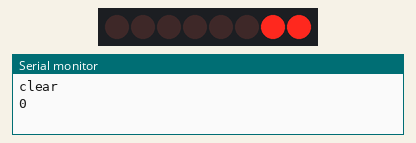
Recording of a sketch running on a simulated Arduino Uno, built with avr-gcc and run on an emulated ATmega328P. On the bench: 8 shift-register outputs drawn as a row of LEDs (first output left, lit = HIGH), the last lines printed to the serial monitor. Wiring (inferred from the names in the program): shift register (74HC595): data pin 8; shift clock pin 10; latch pin 9. Wiring (inferred from the signals the program sends): row of LEDs: on Q0, Q1, Q2, Q3, Q4, Q5, Q6, Q7.

Above: at 0.2 s.
At 1.2 s:
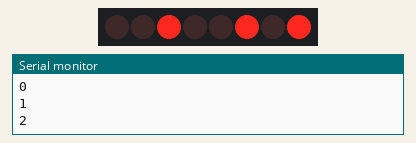
At 1.7 s:
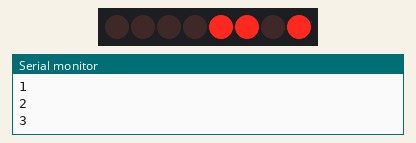
At 2.7 s:
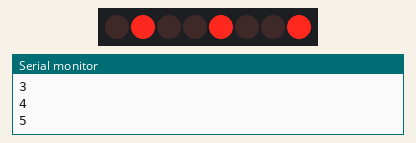
At 4.2 s:
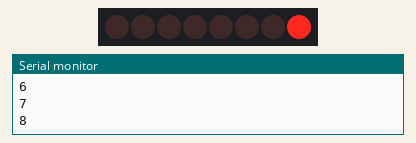
At 5.7 s:
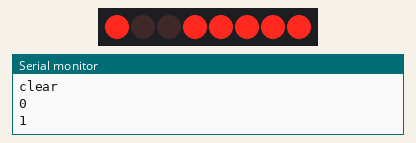
Timing chart, 0 to 6.5 s (numbered marks = the images above):
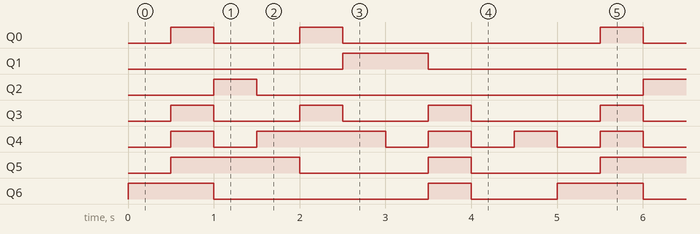

Measured:
- by itself, Q0: repeats every 5.0 s: LOW 1.0 s, HIGH 0.50 s, LOW 3.0 s, HIGH 0.50 s
- by itself, Q1: alternates HIGH for 1.0 s and LOW for 4.0 s
- by itself, Q2: alternates HIGH for 0.50 s and LOW for 4.5 s
- by itself, Q3: repeats every 5.0 s: 2 × (LOW 1.0 s, HIGH 0.50 s), LOW 1.5 s, HIGH 0.50 s
- by itself, Q4: repeats every 5.0 s: LOW 0.50 s, HIGH 1.5 s, 3 × (LOW 0.50 s, HIGH 0.50 s)
- by itself, Q5: repeats every 5.0 s: LOW 1.5 s, HIGH 0.50 s, LOW 1.5 s, HIGH 1.5 s
- by itself, Q6: repeats every 5.0 s: LOW 2.5 s, HIGH 0.50 s, LOW 1.0 s, HIGH 1.0 s

The sketch:

7_segment_hc595.ino
```cpp
int SER_Pin = 8;
int RCLK_Pin = 9;
int SRCLK_Pin = 10;

#define number_of_74hc595s 1
#define numOfRegisterPins number_of_74hc595s * 8

boolean registers[numOfRegisterPins];

void setup() {
	Serial.begin(9600);
	pinMode(SER_Pin, OUTPUT);
	pinMode(RCLK_Pin, OUTPUT);
	pinMode(SRCLK_Pin, OUTPUT);

	clearRegisters();
	writeRegisters();
}

void clearRegisters() {
	for(int i = numOfRegisterPins - 1; i >=  0; i--){
		registers[i] = LOW;
	}
}

void writeRegisters() {
	digitalWrite(RCLK_Pin, LOW);
	for(int i = numOfRegisterPins - 1; i >=  0; i--){
		digitalWrite(SRCLK_Pin, LOW);

		int val = registers[i];

		digitalWrite(SER_Pin, val);
		digitalWrite(SRCLK_Pin, HIGH);
	}

	digitalWrite(RCLK_Pin, HIGH);
}

void setRegisterPin(int index, int value) {
	registers[index] = value;
}

void writeNumber(int number) {
	switch(number) {
		case 0:
			setRegisterPin(0,HIGH);
			setRegisterPin(1,HIGH);
			setRegisterPin(2,HIGH);
			setRegisterPin(3,HIGH);
			setRegisterPin(4,HIGH);
			setRegisterPin(5,HIGH);
			setRegisterPin(6,LOW);
			setRegisterPin(7,LOW);
			break;
		case 1:
			setRegisterPin(0,LOW);
			setRegisterPin(1,HIGH);
			setRegisterPin(2,HIGH);
			setRegisterPin(3,LOW);
			setRegisterPin(4,LOW);
			setRegisterPin(5,LOW);
			setRegisterPin(6,LOW);
			setRegisterPin(7,LOW);
			break;
		case 2:
			setRegisterPin(0,HIGH);
			setRegisterPin(1,HIGH);
			setRegisterPin(2,LOW);
			setRegisterPin(3,HIGH);
			setRegisterPin(4,HIGH);
			setRegisterPin(5,LOW);
			setRegisterPin(6,HIGH);
			setRegisterPin(7,LOW);
			break;
		case 3:
			setRegisterPin(0,HIGH);
			setRegisterPin(1,HIGH);
			setRegisterPin(2,HIGH);
			setRegisterPin(3,HIGH);
			setRegisterPin(4,LOW);
			setRegisterPin(5,LOW);
			setRegisterPin(6,HIGH);
			setRegisterPin(7,LOW);
			break;
		case 4:
			setRegisterPin(0,LOW);
			setRegisterPin(1,HIGH);
			setRegisterPin(2,HIGH);
			setRegisterPin(3,LOW);
			setRegisterPin(4,LOW);
			setRegisterPin(5,HIGH);
			setRegisterPin(6,HIGH);
			setRegisterPin(7,LOW);
			break;
		case 5:
			setRegisterPin(0,HIGH);
			setRegisterPin(1,LOW);
			setRegisterPin(2,HIGH);
			setRegisterPin(3,HIGH);
			setRegisterPin(4,LOW);
			setRegisterPin(5,HIGH);
			setRegisterPin(6,HIGH);
			setRegisterPin(7,LOW);
			break;
		case 6:
			setRegisterPin(0,HIGH);
			setRegisterPin(1,LOW);
			setRegisterPin(2,HIGH);
			setRegisterPin(3,HIGH);
			setRegisterPin(4,HIGH);
			setRegisterPin(5,HIGH);
			setRegisterPin(6,HIGH);
			setRegisterPin(7,LOW);
			break;
		case 7:
			setRegisterPin(0,HIGH);
			setRegisterPin(1,HIGH);
			setRegisterPin(2,HIGH);
			setRegisterPin(3,LOW);
			setRegisterPin(4,LOW);
			setRegisterPin(5,LOW);
			setRegisterPin(6,LOW);
			setRegisterPin(7,LOW);
			break;
		case 8:
			setRegisterPin(0,HIGH);
			setRegisterPin(1,HIGH);
			setRegisterPin(2,HIGH);
			setRegisterPin(3,HIGH);
			setRegisterPin(4,HIGH);
			setRegisterPin(5,HIGH);
			setRegisterPin(6,HIGH);
			setRegisterPin(7,LOW);
			break;
		case 9:
			setRegisterPin(0,HIGH);
			setRegisterPin(1,HIGH);
			setRegisterPin(2,HIGH);
			setRegisterPin(3,HIGH);
			setRegisterPin(4,LOW);
			setRegisterPin(5,HIGH);
			setRegisterPin(6,HIGH);
			setRegisterPin(7,LOW);
			break;
		default:
			break;
    }

	writeRegisters();
}

void loop() {
	Serial.println("clear");

	for (int i = 0; i < 8; ++i) {
		setRegisterPin(i,LOW);
	}
	writeRegisters();

	for (int i = 0; i < 10; ++i) {
		Serial.println(i);
		writeNumber(i);
		delay(500);
	}
}
```
